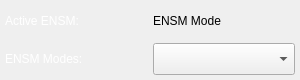
                 <widget class="QFrame" name="frame_8">
                  <property name="sizePolicy">
                   <sizepolicy hsizetype="Expanding" vsizetype="Expanding">
                    <horstretch>0</horstretch>
                    <verstretch>0</verstretch>
                   </sizepolicy>
                  </property>
                  <property name="minimumSize">
                   <size>
                    <width>300</width>
                    <height>80</height>
                   </size>
                  </property>
                  <property name="maximumSize">
                   <size>
                    <width>300</width>
                    <height>80</height>
                   </size>
                  </property>
                  <layout class="QVBoxLayout" name="verticalLayout_2">
                   <property name="leftMargin">
                    <number>5</number>
                   </property>
                   <property name="topMargin">
                    <number>5</number>
                   </property>
                   <property name="rightMargin">
                    <number>5</number>
                   </property>
                   <property name="bottomMargin">
                    <number>5</number>
                   </property>
                   <item>
                    <layout class="QHBoxLayout" name="horizontalLayout">
                     <item>
                      <widget class="QLabel" name="label">
                       <property name="sizePolicy">
                        <sizepolicy hsizetype="Expanding" vsizetype="Expanding">
                         <horstretch>0</horstretch>
                         <verstretch>0</verstretch>
                        </sizepolicy>
                       </property>
                       <property name="styleSheet">
                        <string notr="true">QLabel{
color:rgb(255, 255, 255);
}</string>
                       </property>
                       <property name="text">
                        <string>Active ENSM:</string>
                       </property>
                      </widget>
                     </item>
                     <item>
                      <widget class="QLabel" name="ensm_mode">
                       <property name="sizePolicy">
                        <sizepolicy hsizetype="Expanding" vsizetype="Expanding">
                         <horstretch>0</horstretch>
                         <verstretch>0</verstretch>
                        </sizepolicy>
                       </property>
                       <property name="text">
                        <string>ENSM Mode</string>
                       </property>
                      </widget>
                     </item>
                    </layout>
                   </item>
                   <item>
                    <layout class="QHBoxLayout" name="horizontalLayout_2">
                     <item>
                      <widget class="QLabel" name="label_2">
                       <property name="sizePolicy">
                        <sizepolicy hsizetype="Expanding" vsizetype="Expanding">
                         <horstretch>0</horstretch>
                         <verstretch>0</verstretch>
                        </sizepolicy>
                       </property>
                       <property name="styleSheet">
                        <string notr="true">QLabel{
color:rgb(255, 255, 255);
}</string>
                       </property>
                       <property name="text">
                        <string>ENSM Modes:</string>
                       </property>
                      </widget>
                     </item>
                     <item>
                      <widget class="QComboBox" name="ensm_mode_available">
                       <property name="sizePolicy">
                        <sizepolicy hsizetype="Expanding" vsizetype="Expanding">
                         <horstretch>0</horstretch>
                         <verstretch>0</verstretch>
                        </sizepolicy>
                       </property>
                       <property name="maximumSize">
                        <size>
                         <width>16777215</width>
                         <height>35</height>
                        </size>
                       </property>
                      </widget>
                     </item>
                    </layout>
                   </item>
                  </layout>
                 </widget>
